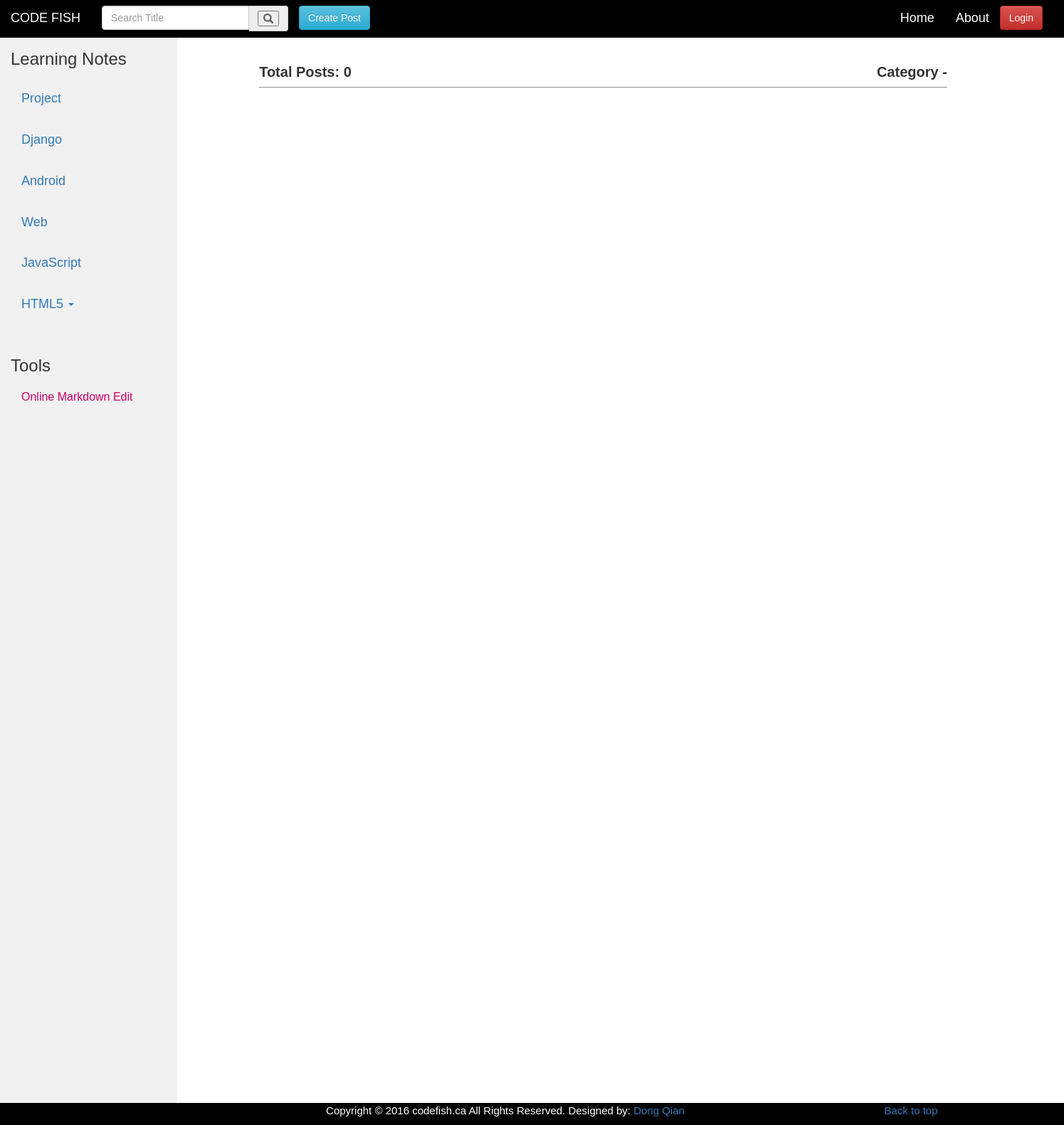
The page /category/Djang/ on the database as committed earlier.
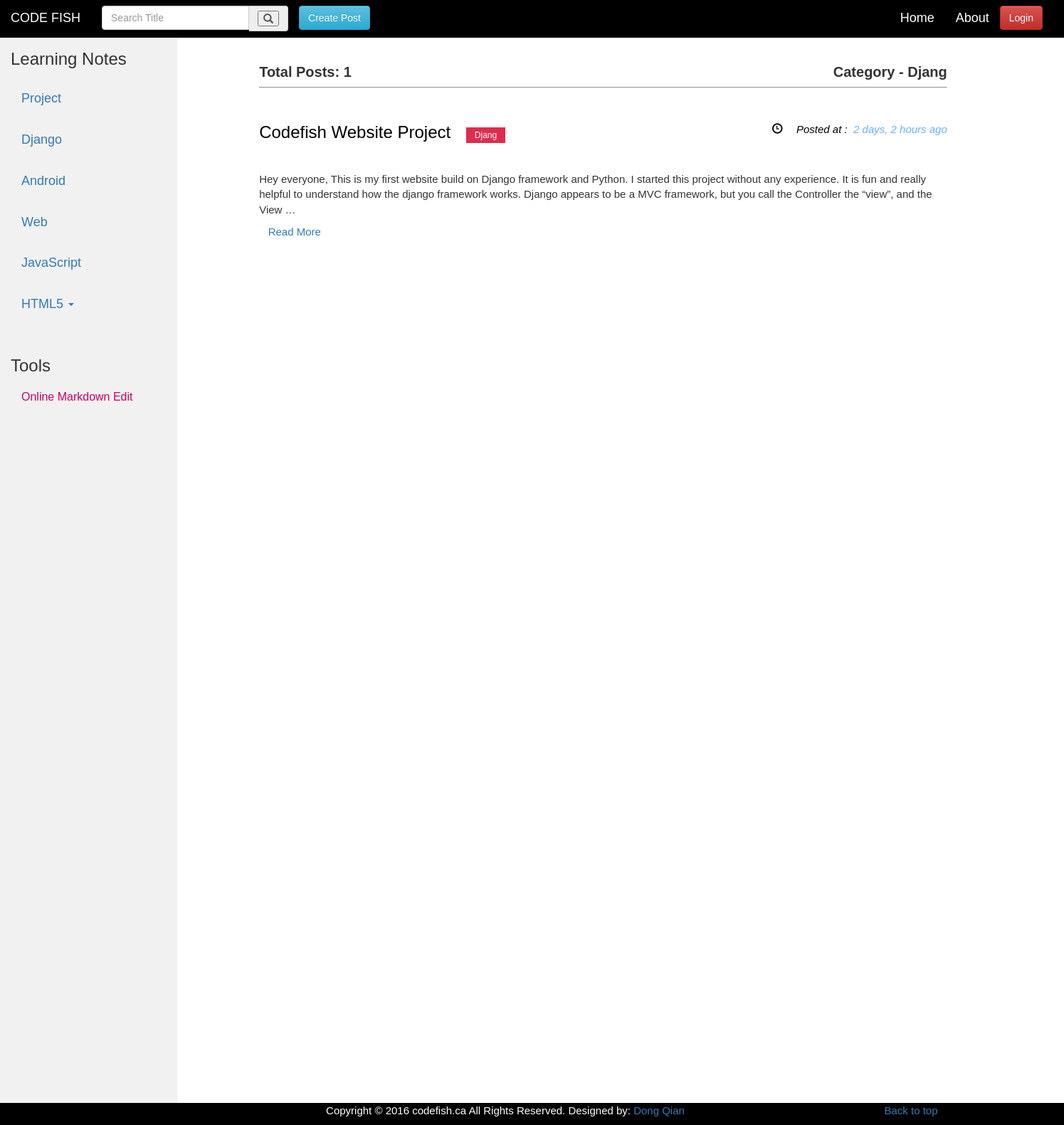
The same page on the database as committed later.
### article/models.py (models this page shows, shortened)
class Article(models.Model) :
    title = models.CharField(max_length = 100)
    category = models.CharField(max_length = 50)
    date_time = models.DateTimeField(auto_now_add = True)
    content = models.TextField()
    slug = models.SlugField(max_length=100, unique=True, db_index=True)
    views = models.IntegerField(default=0)
    class Meta:
        ordering = ['-date_time']

### article/views.py (the view)
# urls.py: url(r'^category/(?P<tag>\w+)/$', views.search_tag, name='search_tag'),
def search_tag(request, tag):
    try:
        post_list = Article.objects.filter(category__iexact=tag)
    except Article.DoesNotExist:
        raise Http404
    context = {
        'post_list': post_list,
    }
    return render(request, 'postList.html', context)

### article/templatetags/custom_markdown.py (called while the page is built)
@register.filter(is_safe=True)
@stringfilter
def custom_markdown(value):
    return mark_safe(markdown.markdown(value,
        extensions = ['markdown.extensions.fenced_code', 'markdown.extensions.codehilite'],
                                       safe_mode=True,
                                       enable_attributes=False))

### templates/postList.html (shortened to what this page needs)
{% extends "base.html" %}
{% load custom_markdown %}
{% block content %}
<div>
    {% if error %}
        <h2 class="post-title">No articles match your search!</a></h2>
    {% else %}
    <div>
        <h3 class ='totalPost'> Total Posts: {{ post_list.count }}<span class="head">Category - {{ post_list.0.category }} </span></h3>
        <hr id="underLine">
    </div>
    <br>
    {% for post in post_list %}
        <h3><a class="title" href="{% url "postDetail" slug=post.slug %}">{{ post.title }}</a>
            <a class ="category" href="{% url "search_tag" tag=post.category %}">{{ post.category }}</a>
            <span class="timeLocation"><span class="glyphicon glyphicon-time">&nbsp;</span> Posted at&nbsp;:&nbsp;&nbsp;<span class="time">{{ post.date_time | timesince}} ago</span></span>
        </h3><br>
        <p class="content-markdown">{{ post.content|custom_markdown|truncatewords_html:50 }}<a href="{% url "postDetail" slug=post.slug %}">&nbsp;&nbsp;&nbsp;Read More</a></p>
        <br><br><br>
    {% endfor %}
    {% endif %}
    <div class="container text-center">
    </div>
</div>
{% endblock %}

Rows that differ between the two databases and show on the page:
now on this page (row edited): Article: category "Djang", title "Codefish Website Project", date_time "2 days, 2 hours", content|custom_markdown "Hey everyone, This is my first website build on Django framework and Python. I started this project without any experience. It is fun and really helpful to understand how the django framework works. Django appears to be a MVC framework, but you call the Controller the “view”, and the View …"
Other text that changed with them:
{{ post_list.count }}: "0" → "1"
